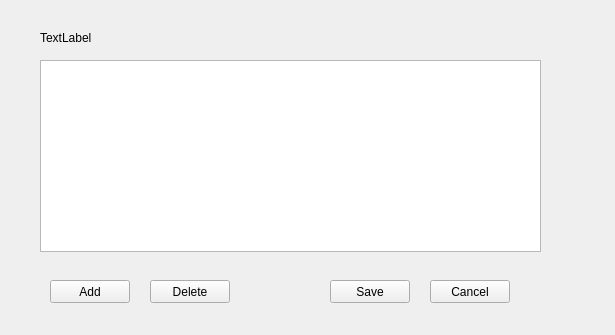
<?xml version="1.0" encoding="UTF-8"?>
<ui version="4.0">
 <class>AnimalMovesWindow</class>
 <widget class="QWidget" name="AnimalMovesWindow">
  <property name="geometry">
   <rect>
    <x>0</x>
    <y>0</y>
    <width>615</width>
    <height>335</height>
   </rect>
  </property>
  <property name="windowTitle">
   <string>Form</string>
  </property>
  <widget class="QTableView" name="tableView_Moves">
   <property name="geometry">
    <rect>
     <x>40</x>
     <y>60</y>
     <width>501</width>
     <height>192</height>
    </rect>
   </property>
  </widget>
  <widget class="QLabel" name="label_Name">
   <property name="geometry">
    <rect>
     <x>40</x>
     <y>30</y>
     <width>59</width>
     <height>15</height>
    </rect>
   </property>
   <property name="text">
    <string>TextLabel</string>
   </property>
  </widget>
  <widget class="QPushButton" name="pushButton_AddMove">
   <property name="geometry">
    <rect>
     <x>50</x>
     <y>280</y>
     <width>80</width>
     <height>23</height>
    </rect>
   </property>
   <property name="text">
    <string>Add</string>
   </property>
  </widget>
  <widget class="QPushButton" name="pushButton_DeleteMove">
   <property name="geometry">
    <rect>
     <x>150</x>
     <y>280</y>
     <width>80</width>
     <height>23</height>
    </rect>
   </property>
   <property name="text">
    <string>Delete</string>
   </property>
  </widget>
  <widget class="QPushButton" name="pushButton_Save">
   <property name="geometry">
    <rect>
     <x>330</x>
     <y>280</y>
     <width>80</width>
     <height>23</height>
    </rect>
   </property>
   <property name="text">
    <string>Save</string>
   </property>
  </widget>
  <widget class="QPushButton" name="pushButton_Cancel">
   <property name="geometry">
    <rect>
     <x>430</x>
     <y>280</y>
     <width>80</width>
     <height>23</height>
    </rect>
   </property>
   <property name="text">
    <string>Cancel</string>
   </property>
  </widget>
 </widget>
 <resources/>
 <connections/>
</ui>
